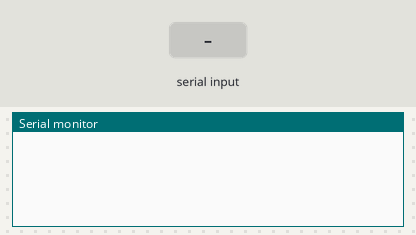
A sketch run on a simulated Arduino Uno, built with avr-gcc and run on an emulated ATmega328P. On the bench: the last lines printed to the serial monitor. The test bench sets the inputs (shaded band).

Above: at 1.2 s.
1.3 s: "p" received over Serial
At 1.8 s:
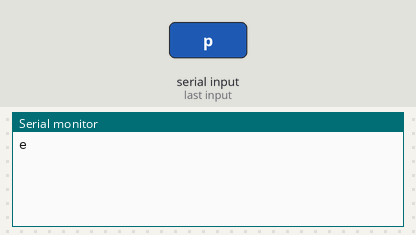
2.8 s: "c" received over Serial
At 4.1 s:
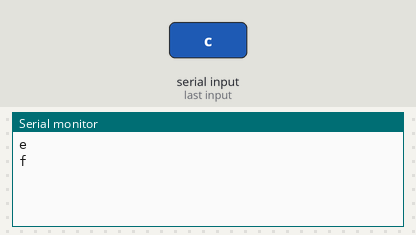

The sketch:

Tranca.ino
```cpp
  #include <EEPROM.h>
#define MAX  4 //Definiçao do tamanho max da senha
char recebido[MAX];
int ind=0;
boolean superUser=false;
byte entrada1=2;
byte entrada2=6;
byte enable=4;
char senha[MAX];

void paraMotor()
{
 // Serial.println("Parando motor");
  digitalWrite(entrada1, LOW);
  digitalWrite(entrada2, LOW);
  delay(500);
}

void abreTranca()
{
  //Serial.println("Abrindo tranca");
  digitalWrite(entrada1, LOW);
  digitalWrite(entrada2, HIGH);
  delay(490);
}
void fechaTranca()
{
 // Serial.println("Fechando tranca");
  digitalWrite(entrada1, HIGH);
  digitalWrite(entrada2, LOW);
  delay(490);
}

void gravaSenha(char sen[MAX])
{
  //Serial.println("Gravando senha");
for(int i=0;i<MAX;i++){
EEPROM.write(i+MAX,sen[i]);
}
}

boolean comparaSenha(char senha[MAX]){
char b[MAX];
//Serial.println("Senha comum");
for(int i=0;i<MAX;i++){
EEPROM.get(i+MAX,b[i]);
//Serial.println(b[i]);
//Serial.println(senha[i]);
}
return strcmp(senha,b)==0;
}

boolean comparaSuperSenha(char superSenha[MAX]){
  //Serial.println("Senha super usuario");
char c[MAX];
for(int i=0; i<MAX;i++){
EEPROM.get(i,c[i]);
//Serial.println(c[i]);
//Serial.println(superSenha[i]);
}
//Serial.println(strcmp(c,superSenha));
return strcmp(c,superSenha)==0;
}

void setup(){
  Serial.begin(9600);
//Serial.println("Senha super usuário");
//Serial.println(EEPROM.read(0));
//Serial.println(EEPROM.read(1));
//Serial.println(EEPROM.read(2));
//Serial.println(EEPROM.read(3));
digitalWrite(enable,HIGH);
}

void loop(){

  while(!Serial.available()){
    //loop vazio que espera o buffer da serial ficar pronto
  }

  char a=Serial.read();
 // Serial.println(a);

  if(a!='p' && ind<MAX && a!='c'){
    recebido[ind]=a;
    ind++;
  }
  else{
      ind=0;
      //Serial.println("a atual");
      //Serial.println(a);
    if(a=='p'){
      if(superUser){
    //    Serial.println("Modo super usuario");
        gravaSenha(recebido);
        Serial.println("g");
        superUser=false;
        Serial.println("n");
      }
      else{
        if(comparaSuperSenha(recebido)){
          superUser=true;
          Serial.println("s");
        }
        else{
          if(comparaSenha(recebido))
          {
            abreTranca();
              Serial.println("a");
            paraMotor();
          }
          else{
            Serial.println("e");
          }
        }
      }

    }
else{
if(a=='c'){
  //Serial.print("fechando porta");
fechaTranca();
  Serial.println("f");
paraMotor();
ind=0;
}
}
  }


}
```

Measured:
- after the input at 1.3 s, the serial monitor: prints a new line at once (image 1)
- after the input at 2.8 s, the serial monitor: prints a new line after 0.49 s (image 2)
